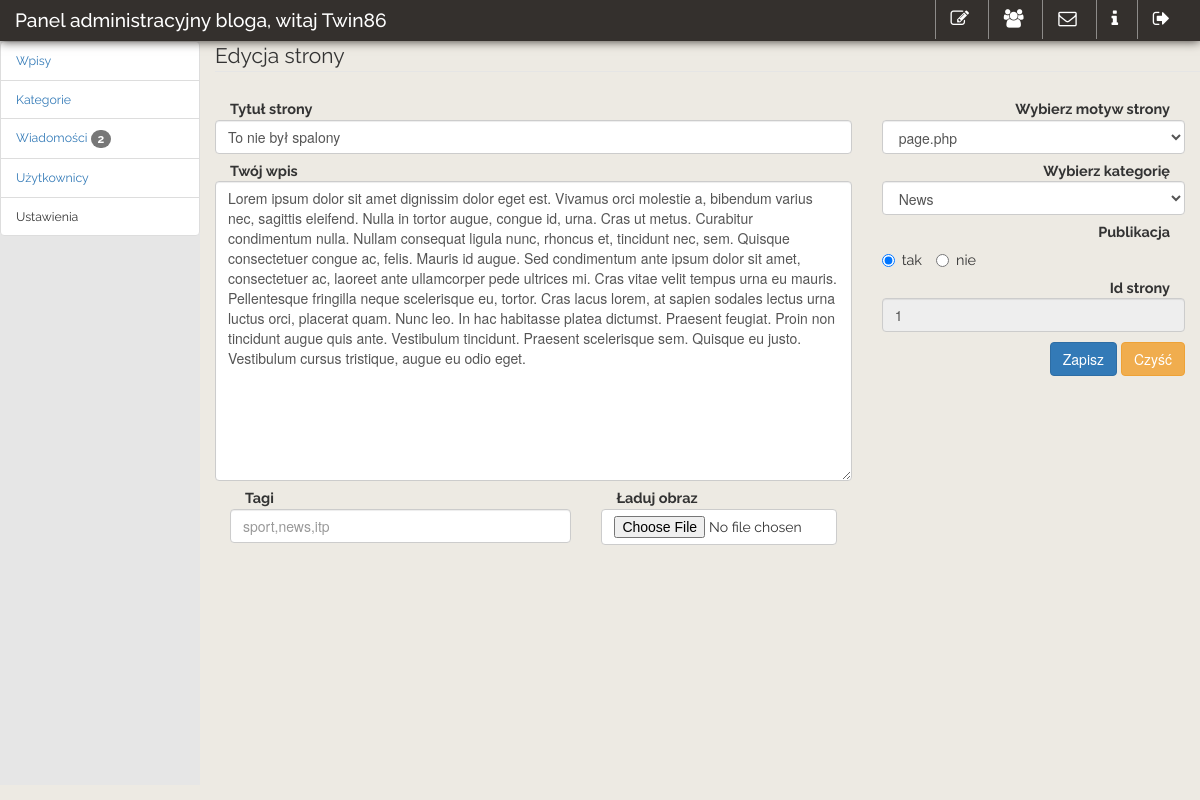
Screenshot of /admin_blog/editor_panel.php?module=dodaj_strone&edit=true&id=1 (signed in) with the database file from the repository.
### tables this page shows
CREATE TABLE IF NOT EXISTS `wpisy` (
  `id_wpis` int(6) NOT NULL AUTO_INCREMENT,
  `title` tinytext,
  `wpis` text,
  `url_wpis` varchar(60) NOT NULL,
  `data_wpis` date DEFAULT NULL,
  `czas_wpis` time DEFAULT NULL,
  `autor_wpis_id` int(6) NOT NULL,
  `img_url` varchar(125) DEFAULT NULL,
  `szablon_id` int(6) NOT NULL,
  `kat_id` int(6) NOT NULL,
  `on_off` int(1) NOT NULL,
  PRIMARY KEY (`id_wpis`),
  UNIQUE KEY `id_wpis_UNIQUE` (`id_wpis`),
  KEY `fk_user_id` (`autor_wpis_id`),
  KEY `fk_kat_id` (`kat_id`)
);

CREATE TABLE IF NOT EXISTS `kategorie` (
  `id_kategori` int(6) NOT NULL AUTO_INCREMENT,
  `title` varchar(60) NOT NULL,
  `opis` text,
  `on_off` int(1) NOT NULL,
  `parent` int(6) NOT NULL DEFAULT '0',
  PRIMARY KEY (`id_kategori`),
  UNIQUE KEY `id_kategori_UNIQUE` (`id_kategori`)
);

### admin_blog/szablony/_page_editor.php (the view, shortened to what this page needs)
<?php
if ($_SERVER['REQUEST_METHOD'] == 'GET') {
    if (isset($_GET["edit"]) && $_GET["edit"] == true) {
        $sql = 'select wpisy.id_wpis as "id", wpisy.title as "tytul" ,wpisy.wpis as "tresc",wpisy.url_wpis,wpisy.on_off as "is_on" ,kategorie.id_kategori as "kat_id" ,kategorie.title as "kat" from wpisy left join kategorie on wpisy.kat_id = kategorie.id_kategori where wpisy.id_wpis = ' . $_GET["id"];
        $conn = Connect_to_server();
        $wynik = $conn->query($sql);
        if ($conn->error) {
            printf("Errormessage: %s\n", $conn->error);
        } else {
            if ($wynik->num_rows > 0) {
                while ($row = $wynik->fetch_assoc()) {
                    $tablica [] = $row;
                }
            }
        }
    }
}
?>
<form action="editor_panel.php?module=dodaj_strone" method="POST" enctype="multipart/form-data" class="form-horizontal">
    <fieldset>
        <div class="row">
            <legend>Edycja strony</legend>
            <div class="col-md-8 label-left">
                <div class="form-group">
                    <label class="col-md-12 control-label" for="title_fild">Tytuł strony</label>
                    <input id="title_fild" name="title_fild" type="text" placeholder="podaj tytuł wpisu"
                           class="form-control input-md" required=""
                           value="<?php if (isset($tablica)) echo $tablica[0]["tytul"]; ?>">
                </div>
                <div class="form-group">
                    <label class="col-md-12 control-label" for="text_zone">Twój wpis</label>
                    <textarea class="form-control" id="text_zone" name="text_zone"
                              placeholder="miejsce na twój wpis"><?php if (isset($tablica)) echo $tablica[0]["tresc"]; ?></textarea>
                </div>
                <div class="form-group">
                    <div class="col-md-7">
                        <label class="col-md-12 control-label" for="tags">Tagi</label>
                        <input id="tags" name="tags" type="text" placeholder="sport,news,itp"
                               class="form-control input-md" title="tagi oddzielaj przecinkiem ','">
                    </div>
                    <div class="col-sm-5">
                        <label class="col-md-12 control-label" for="tags">Ładuj obraz</label>
                        <label class="file">
                            <input type="file" name="file" id="file" class="btn btn-default" style="width: 100%">
                        </label>
                    </div>
                </div>
            </div>
            <div class="col-sm-4">
                <div class="form-group">
                    <label class="col-md-12 control-label" for="select_theme">Wybierz motyw strony</label>
                    <select id="select_theme" name="select_theme" class="form-control">
                        <?php
                        $dir = "../";
                        $files = scandir($dir);
                        for ($i = 0; $i < sizeof($files); $i++) {
                            if (strpos($files[$i], '.php')) {
                                if ($files[$i] !== 'index.php') {
                                    echo '<option value="' . $files[$i] . '">' . $files[$i] . '</option>';
                                }
                            }
                        }
                        ?>
                    </select>
                </div>
                <div class="form-group">
                    <label class="col-md-12 control-label" for="select_category">Wybierz kategorię</label>
                    <select id="select_category" name="select_category" class="form-control">
                        <?php
                        $conn = Connect_to_server();
                        $sql = "SELECT id_kategori, title FROM kategorie";
                        $wynik = $conn->query($sql);
                        if ($wynik->num_rows > 0) {
                            if (isset($tablica)) echo '<option value="' . $tablica[0]["kat_id"] . '">' . $tablica[0]["kat"] . '</option>';
                        } else {
                            echo '<option value="default">default</option>';
                        }
                        ?>
                    </select>
                </div>
                <div class="form-group">
                    <label class="col-md-12 control-label" for="off_on_box">Publikacja</label>
                    <label class="radio-inline" for="off_on_box-0">
                        <input type="radio" name="off_on_box" id="off_on_box-0" value="1" <?php if (isset($tablica)) {
                            if ($tablica[0]["is_on"] == "1") echo 'checked="checked"';
                        } else echo 'checked="checked"'; ?>>
                        tak
                    </label>
                    <label class="radio-inline" for="off_on_box-1">
                        <input type="radio" name="off_on_box" id="off_on_box-1"
                               value="0" <?php if (isset($tablica)) if ($tablica[0]["is_on"] == "0") echo 'checked="checked"'; ?>>
                        nie
                    </label>
                </div>
                <div class="form-group">
                    <label class="col-md-12 control-label" for="id_fild">Id strony</label>
                    <input id="id_fild" name="id_fild" type="text"
                           value="<?php if (isset($tablica)) echo $tablica[0]["id"]; else echo 'default'; ?>"
                           class="form-control input-md"
                           readonly="" required="">
                </div>
                <div class="form-group button-group">
                    <button type="submit" class="btn btn-primary">Zapisz</button>
                    <button type="reset" class="btn btn-warning">Czyść</button>
                </div>
            </div>
        </div>
    </fieldset>
</form>

### admin_blog/css/admin_theme.css (style rules this page uses)
body, html { height: 100%; font-size: 0.95em; }
.top-area, .mid-left-area, label, legend, .info-page { font-family: 'Raleway', sans-serif; }
.mid-center-area legend { margin-left: 15px; width: auto; }
.mid-center-area form .form-group { margin: inherit; }
.mid-center-area form textarea { min-height: 300px; max-height: 500px; }
.mid-center-area form .label-left label.control-label { text-align: left; }
.mid-center-area .button-group { padding-top: 10px; padding-bottom: 10px; text-align: right; }
div { position: relative; }

### rows the page displays
wpisy: title_fild "To nie był spalony", text_zone "Lorem ipsum dolor sit amet dignissim dolor eget est. Vivamus orci molestie a, bibendum varius nec, sagittis eleifend. Nulla in tortor augue, congue id, urna. Cras ut metus. Curabitur condimentum nulla. Nullam consequat ligula nunc, rhoncus et, tincidunt nec, sem. Quisque consectetuer congue ac, felis. Mauris id augue. Sed condimentum ante ipsum dolor sit amet, consectetuer ac, laoreet ante ullamcorper pede ultrices mi. Cras vitae velit tempus urna eu mauris. Pellentesque fringilla neque scelerisque eu, tortor. Cras lacus lorem, at sapien sodales lectus urna luctus orci, placerat quam. Nunc leo. In hac habitasse platea dictumst. Praesent feugiat. Proin non tincidunt augue quis ante.…", select_category "News", on_off "☑ tak", on_off "☐ nie", id_fild "1"

### other values shown
$_SESSION["uzytkownik"] "Twin86"
$row["msg_unread"] "2"
form field select_theme "page.php"
